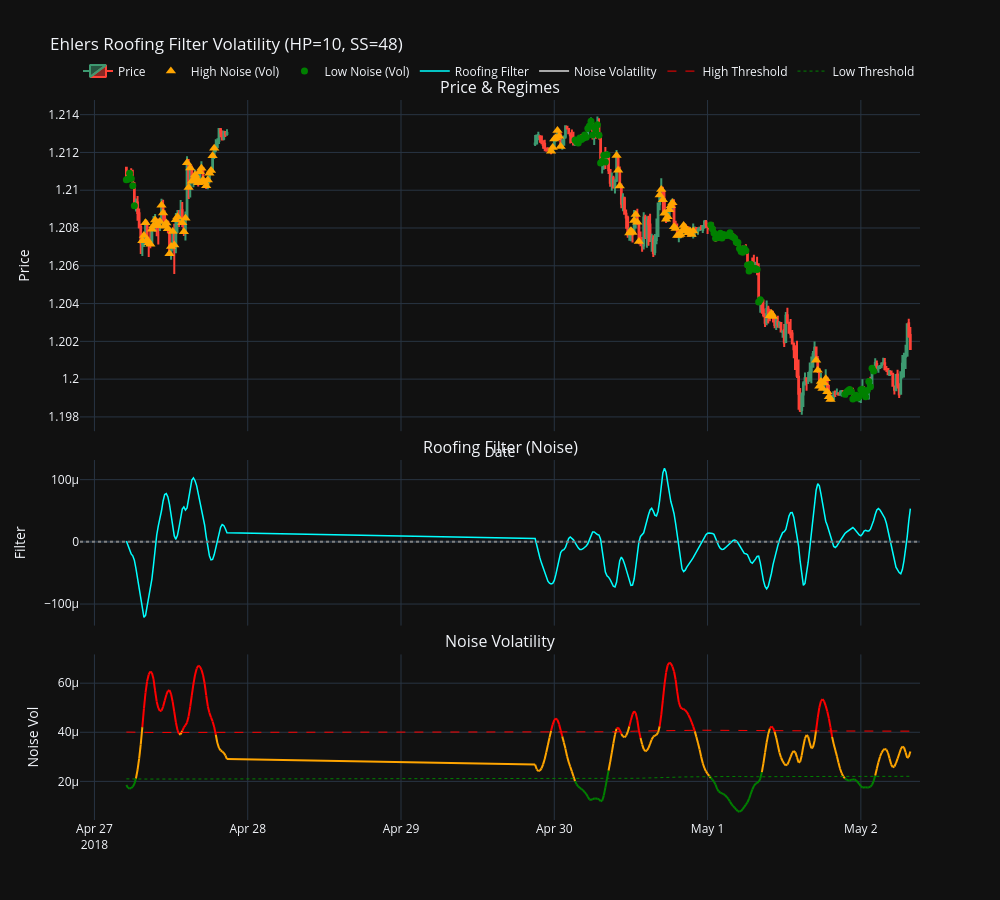

Notebook cell for this chart:
### Code cell
erf = ERFilt(data)
erf.plot(8000,8300)
